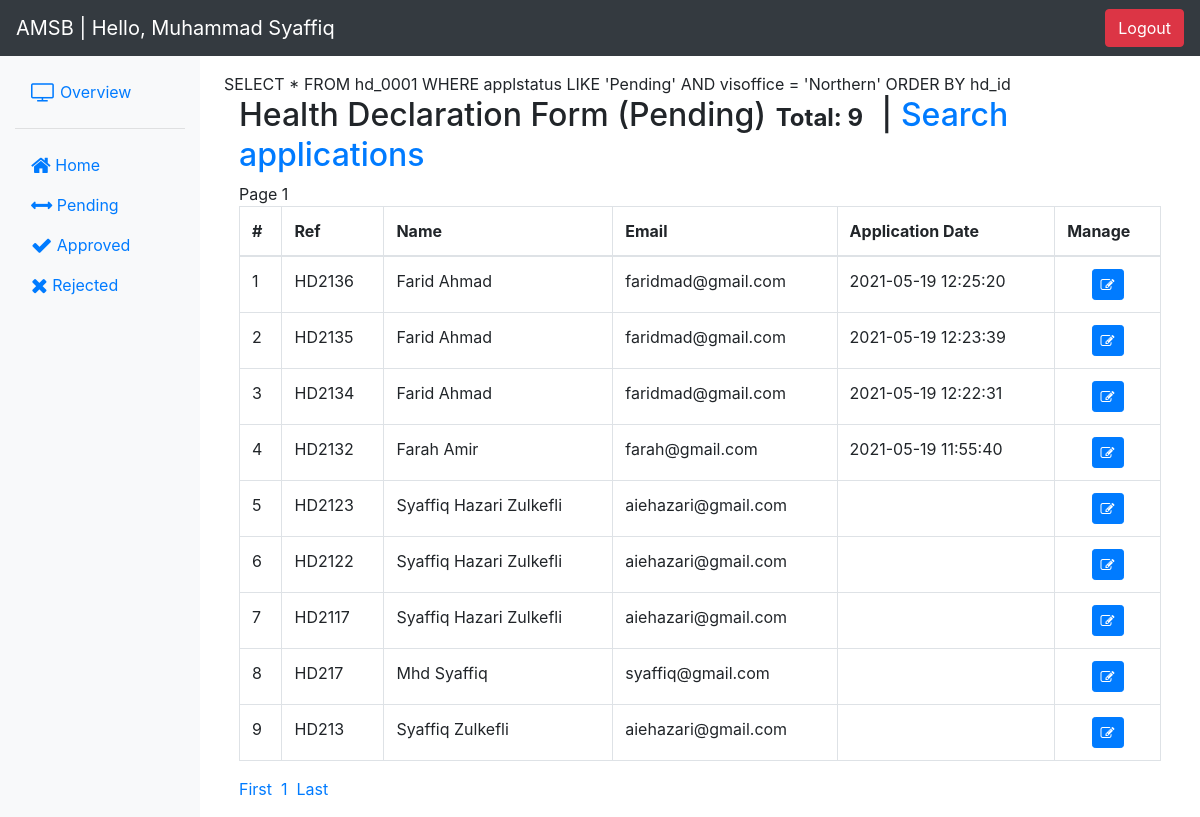
Before: /formreview.php?view=Pending (signed in) with the older database file.
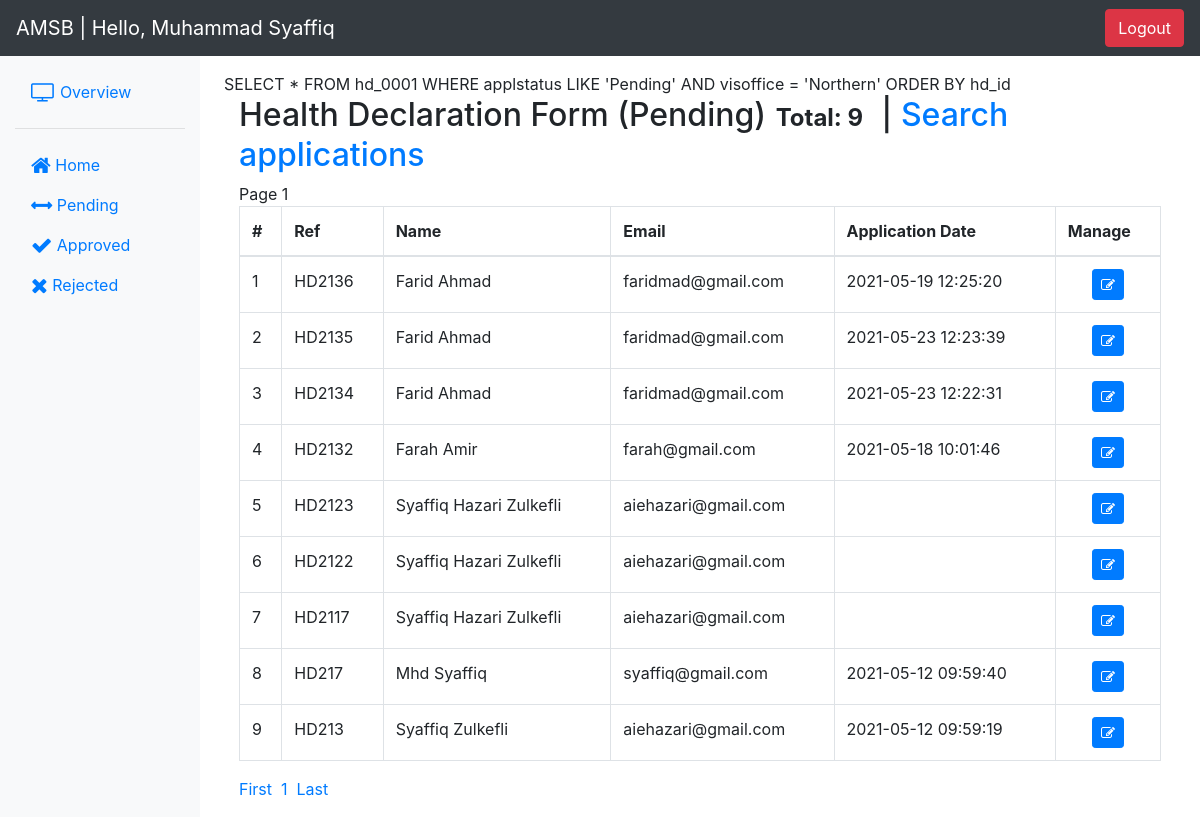
After: the same page with the newer database file.
### tables this page shows
CREATE TABLE `hd_0001` (
  `hd_id` int(11) NOT NULL,
  `fullname` varchar(50) DEFAULT NULL,
  `mykad` varchar(30) DEFAULT NULL,
  `visoffice` varchar(10) DEFAULT NULL,
  `appemail` varchar(100) DEFAULT NULL,
  `entryin` date DEFAULT NULL,
  `entryout` date DEFAULT NULL,
  `company` varchar(200) DEFAULT NULL,
  `caddress` varchar(100) DEFAULT NULL,
  `ccity` varchar(20) DEFAULT NULL,
  `cstate` varchar(20) DEFAULT NULL,
  `cpostal` varchar(10) DEFAULT NULL,
  `telno` varchar(30) DEFAULT NULL,
  `reasonentry` varchar(150) DEFAULT NULL,
  `nameconperson` varchar(50) DEFAULT NULL,
  `emailaddconperson` varchar(100) DEFAULT NULL,
  `radio1` varchar(5) DEFAULT NULL,
  `country` varchar(100) NOT NULL DEFAULT 'NA',
  `doafromcountries` date DEFAULT NULL,
  `radio2` varchar(5) DEFAULT NULL,
  `individu` varchar(100) NOT NULL DEFAULT 'NA',
  `areafrom` varchar(100) NOT NULL DEFAULT 'NA',
  `radio3` varchar(5) DEFAULT NULL,
  `radio4` varchar(5) DEFAULT NULL,
  `rescovid` varchar(10) NOT NULL DEFAULT 'NA',
  `datetest` date DEFAULT NULL,
  `loctest` varchar(50) NOT NULL DEFAULT 'NA',
  `cough` varchar(5) DEFAULT NULL,
  `diffbreathing` varchar(5) DEFAULT NULL,
  `fever` varchar(5) DEFAULT NULL,
  `flu` varchar(5) DEFAULT NULL,
  `sorethroat` varchar(5) DEFAULT NULL,
  `othersymptoms` varchar(300) DEFAULT NULL,
  `applstatus` varchar(10) NOT NULL DEFAULT 'Pending',
  `dt_apply` datetime DEFAULT NULL,
  `dt_updstatus` datetime DEFAULT NULL,
  `dt_updsby` int(11) DEFAULT NULL,
  `covtestresult` varchar(200) DEFAULT NULL
);

### login/lib/library.php (called while the page is built, shortened)
<?php
class DemoLib
{
    public function UserDetails($user_id)
    {
        try {
            $db = DB();
            $query = $db->prepare("SELECT user_id, name, username, email, usertype, ainloc FROM users WHERE user_id=:user_id");
            $query->bindParam("user_id", $user_id, PDO::PARAM_STR);
            $query->execute();
            if ($query->rowCount() > 0) {
                return $query->fetch(PDO::FETCH_OBJ);
            }
        } catch (PDOException $e) {
            exit($e->getMessage());
        }
    }
}

### formreview.php (the view, shortened to what this page needs)
<?php
include('login/assets.php');
if($_GET['view'] == ""){
  $toview = "%%";
} else {
$toview = $_GET['view'];
}
?>
    <div class="container-fluid">
      <div class="row">
        <nav class="col-md-2 d-none d-md-block bg-light sidebar">
          <div class="sidebar-sticky">
            <ul class="nav flex-column mb-2">
            <li class="nav-item">
                <a class="nav-link" href="#">
                  </a>
              </li>
              <li class="nav-item">
                <a class="nav-link" href="formdb.php">
              <i class="fa fa-tv fa-lg"></i> Overview </a>
              </li>
              <li class="nav-item">
              <hr>
              </li>
              <li class="nav-item">
                <a class="nav-link" href="formreview.php?view=">
              <i class="fa fa-home fa-lg"></i> Home </a>
              </li>
              <li class="nav-item">
                <a class="nav-link" href="?view=Pending">
              <i class="fa fa-arrows-h fa-lg"></i> Pending </a>
              </li>
              <li class="nav-item">
                <a class="nav-link" href="?view=Approved">
              <i class="fa fa-check fa-lg"></i> Approved </a>
              </li>
              <li class="nav-item">
                <a class="nav-link" href="?view=Reject">
              <i class="fa fa-times fa-lg"></i> Rejected </a>
              </li>
            </ul>
          </div>
        </nav>
        <main role="main" class="col-md-9 ml-sm-auto col-lg-10 pt-3 px-4">
<?php
if($_GET['view'] == ""){
  $toview = "%%";
} else {
$toview = $_GET['view'];
}
    $limit = 10;
    $s = $db->prepare("SELECT * FROM hd_0001 WHERE applstatus LIKE '$toview' AND visoffice = '$user->ainloc'");
    $s->execute();
    $total_results = $s->rowCount();
    $total_pages = ceil($total_results/$limit);
    if (!isset($_GET['page'])) {
        $page = 1;
    } else {
        $page = $_GET['page'];
    }
    $start = ($page-1)*$limit;
echo "SELECT * FROM hd_0001 WHERE applstatus LIKE '$toview' AND visoffice = '$user->ainloc' ORDER BY hd_id";
    $stmt = $db->prepare("SELECT * FROM hd_0001 WHERE applstatus LIKE '$toview' AND visoffice = '$user->ainloc' ORDER BY hd_id DESC LIMIT $start, $limit");
    $stmt->execute();
    $stmt->setFetchMode(PDO::FETCH_OBJ);
    $results = $stmt->fetchAll();
    $no = $page > 1 ? $start+1 : 1;
if($toview == "%%") {
  $toviewn = "All";
} else {
  $toviewn = $toview;
}
?>
<div class="container">
  <h2 class="">Health Declaration Form (<?php echo $toviewn; ?>)<span class="badge">Total: <?php echo $total_results; ?></span> | <a href="searchappl.php">Search applications</a></h2>
<?php
echo "Page $page";
?>
  <table class="table table-bordered">
    <thead>
      <tr>
        <th>#</th>
        <th>Ref</th>
        <th>Name</th>
        <th>Email</th>
        <th>Application Date</th>
        <th>Manage</th>
      </tr>
    </thead>
    <tbody>
        <?php foreach($results as $result){?>
          <tr>
            <td><?php echo $no; ?></td>
            <td><?php echo "HD" . date('y') . $result->hd_id; ?></td>
            <td><?php echo $result->fullname; ?></td>
            <td><?php echo $result->appemail; ?></td>
            <td><?php echo $result->dt_apply; ?></td>
            <td align="center"><a href="manageappl.php?view_id=<?php echo $result->hd_id; ?>"> <button type="button" class="btn btn-labeled btn-primary btn-sm"><span class="btn-label"><i class="fa fa-edit"></i></span></button></a></td>
          </tr>
        <?php $no++; } ?>
    </tbody>
  </table>
    <ul class="pagination">
        <li><a href="?page=1&view=<?php echo $toview; ?>">First</a>&nbsp;&nbsp;</li>
        <?php for($p=1; $p<=$total_pages; $p++){?>
            <li class="<?php echo $page == $p ? 'active' : ''; ?>"><a href="<?php echo '?page='.$p . '&view=' . $toview ?>"><?php echo $p; ?></a>&nbsp;&nbsp;</li>
        <?php }?>
        <li><a href="?page=<?php echo $total_pages; ?>&view=<?php echo $toview; ?>">Last</a></li>
    </ul>
</div>
 <?php
 include('login/footer.php');
 ?>

Changed rows visible on the page:
changed hd_0001 id 35: dt_apply "2021-05-19 12:23:39" → "2021-05-23 12:23:39"
changed hd_0001 id 34: dt_apply "2021-05-19 12:22:31" → "2021-05-23 12:22:31"
changed hd_0001 "Farah Amir": dt_apply "2021-05-19 11:55:40" → "2021-05-18 10:01:46"
changed hd_0001 "Mhd Syaffiq": dt_apply (not shown) → "2021-05-12 09:59:40"
changed hd_0001 "Syaffiq Zulkefli": dt_apply (not shown) → "2021-05-12 09:59:19"
